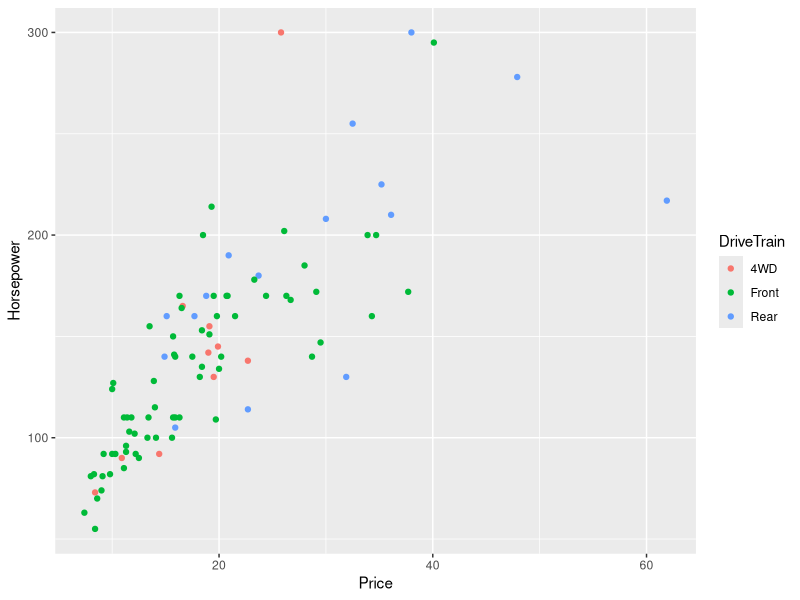
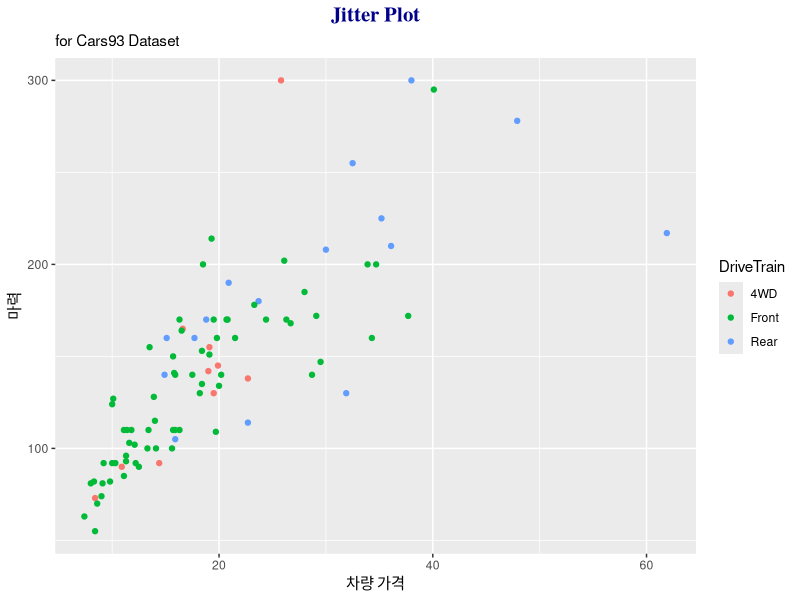
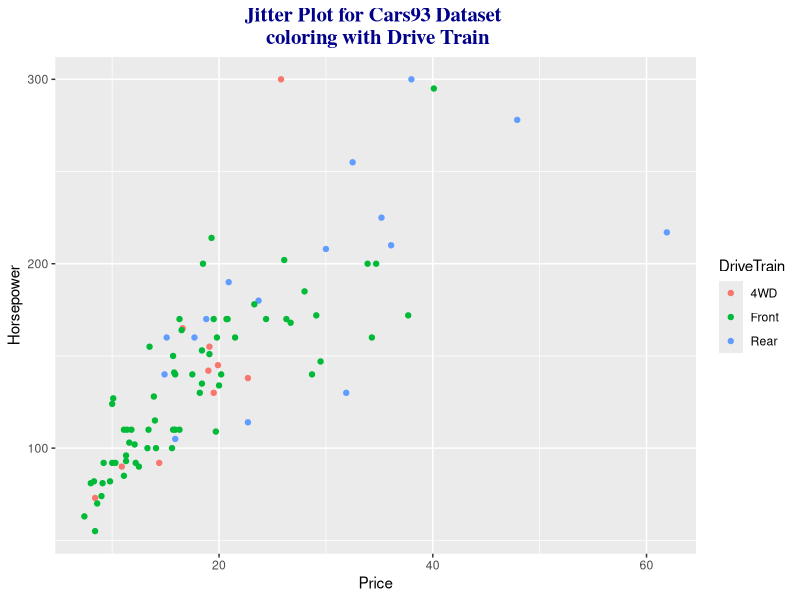
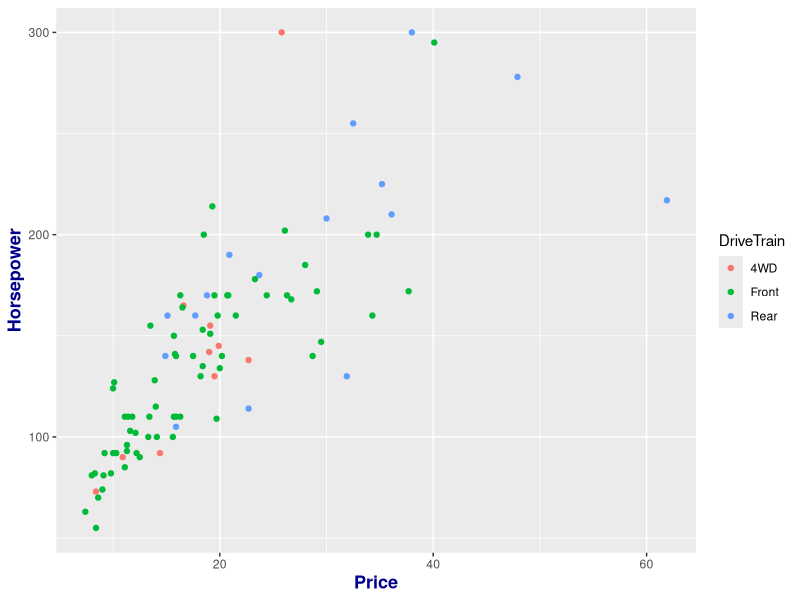
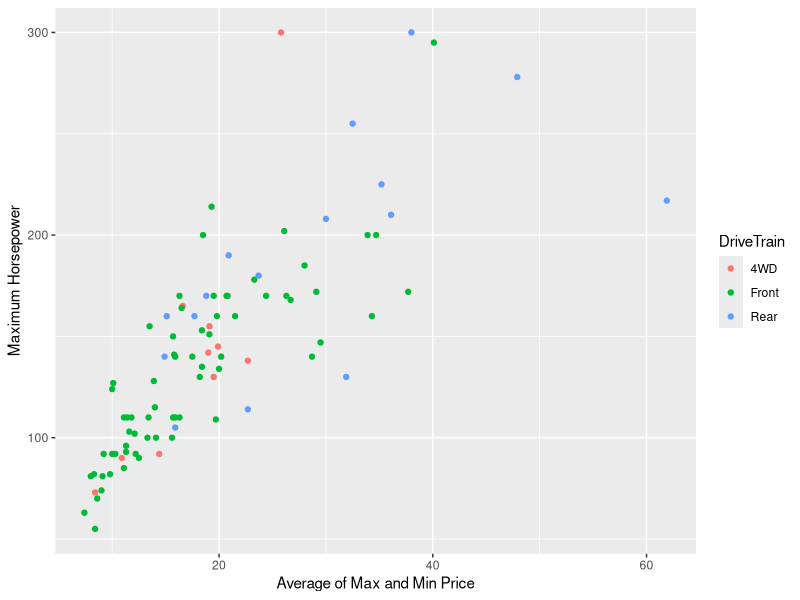
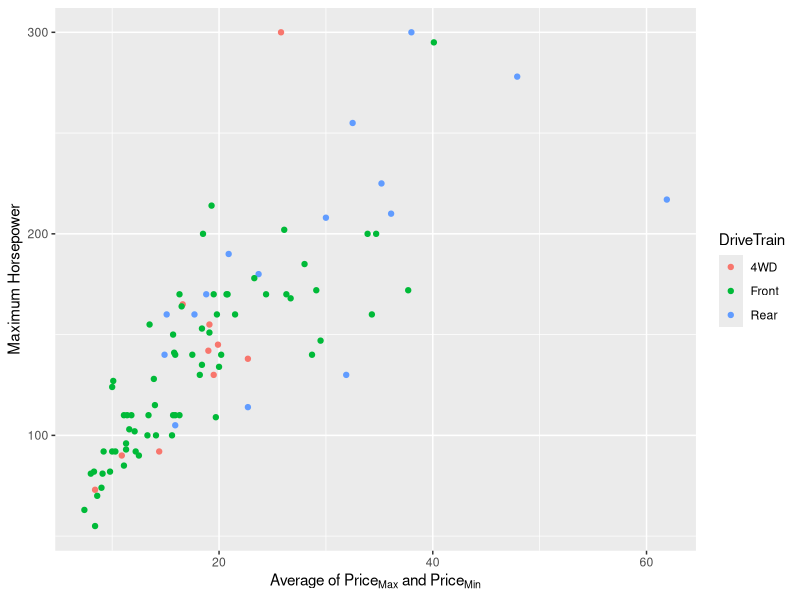
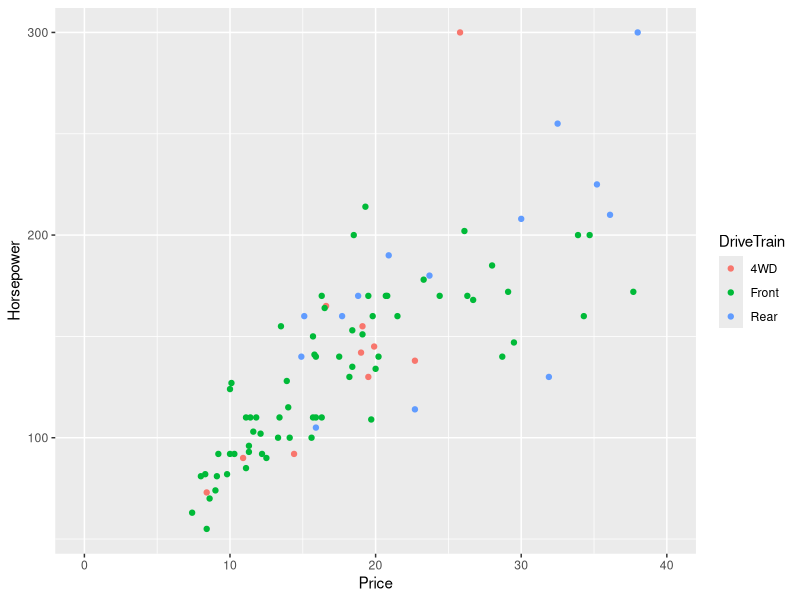
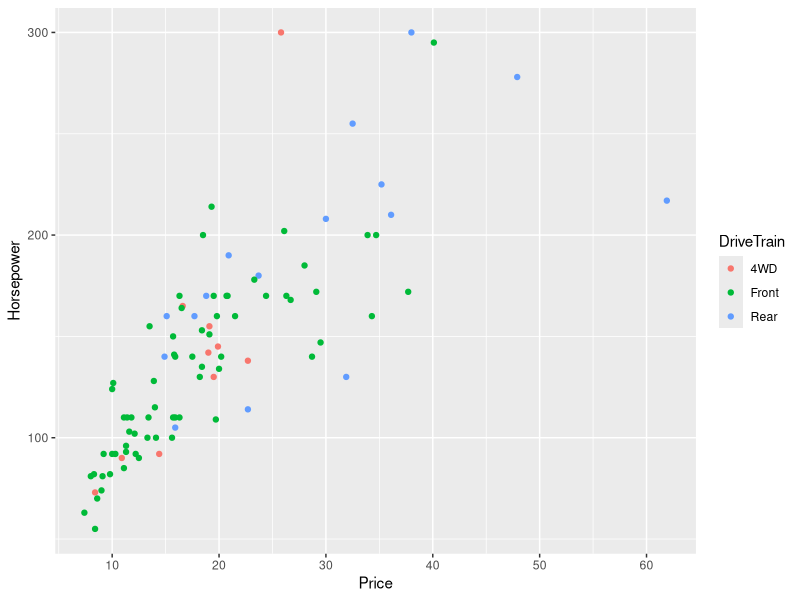

The R script that drew these images, in order:
## ---- chunk 1
knitr::opts_chunk$set(echo = TRUE)
## ---- chunk 2
library(ggplot2)
library(MASS) 
## ---- chunk 3
data("Cars93")   # MASS 패키지에서 Cars93 데이터를 가져옵니다.

Basic_Plot <- ggplot(Cars93, aes(x=Price, y=Horsepower)) + # x: 가격, y: 마력
  geom_point(aes(colour=DriveTrain))  # 산점도를 그립니다.  색상은 차량 구동계 별로 그립니다.
## ---- chunk 4
Basic_Plot
## ---- chunk 5
  Basic_Plot + 
  labs(title="Jitter Plot", # plot 타이틀을 지정합니다.
       subtitle = "for Cars93 Dataset", # subtitle을 지정합니다.
       x = "차량 가격",   # x 축 타이틀(axis.title.x)을 변경합니다.
       y = "마력") +      # y 축 타이틀을 변경합니다.
  theme(plot.title = element_text(family = "serif", face = "bold", hjust = 0.5, size = 15, color = "darkblue"))   # plot title의 글씨체(family), 글씨 모양(face), 가운데 정렬(hjust), 크기(size), 색상(color)을 설정합니다. plot.subtitle로 서브타이틀 또한 커스텀이 가능합니다.  다만, 축 타이틀은 theme함수로 지정합니다.
## ---- chunk 6
Basic_Plot + 
  labs(title="Jitter Plot for Cars93 Dataset \n coloring with Drive Train") + # title 명칭을 두 줄로 입력합니다. 
  theme(plot.title = element_text(family = "serif", face = "bold", hjust = 0.5, size = 15, color = "darkblue")) 
## ---- chunk 7
Basic_Plot + 
  theme(axis.title = element_text(face = "bold", size = 13, color = "darkblue"))   # 축의 글자 모양, 크기, 색상을 설정합니다.
## ---- chunk 8
Basic_Plot + 
  labs(x="Average of Max and Min Price", y="Maximum Horsepower")   # 축의 타이틀을 변경합니다.
## ---- chunk 9
Basic_Plot + 
  labs(x=expression('Average of Price'['Max']*' and Price'['Min']), y="Maximum Horsepower")   # 축의 타이틀을 변경합니다. 아래 첨자 수식을 입력할 수 있도록 bquote 함수를 씁니다.
## ---- chunk 10
Basic_Plot + 
  lims(x=c(0,40))   # x축을 0에서 40까지만 나타냅니다. 데이터를 표현하는 범위를 제한했기 때문에 경고문구가 나타납니다.
## ---- chunk 11
Basic_Plot + 
  scale_x_continuous(breaks = c(10,20,30,40,50,60))   # x축을 10단위로 쪼갭니다.
## ---- chunk 12
Basic_Plot + 
  scale_x_continuous(breaks = c(10,20,30,40,50,60), labels = paste0("$",c(10,20,30,40,50,60)))   # x축을 10단위로 쪼갭니다. 앞에 $를 붙여서 라벨 명칭을 바꿉니다. 
## ---- chunk 13
Basic_Plot + 
  scale_x_continuous(breaks = c(c(1:12)*5), labels = paste0("$",c(c(1:12)*5))) +   # x축을 5단위로 쪼갭니다. 앞에 $를 붙여서 라벨 명칭을 바꿉니다. 
  theme(axis.text.x = element_text(angle = 90, hjust = 1, vjust = 0.5 ))   # x축 라벨을 옆으로 눕힙니다.
## ---- chunk 14
Basic_Plot + 
  scale_x_continuous(position = "top")   # x축을 위로 옮깁니다.
## ---- chunk 15
Basic_Plot + theme(legend.position = "none")   # 범례를 지웁니다.
## ---- chunk 16
Basic_Plot + 
  theme(legend.title = element_text(face = "bold", size = 13, color = "darkblue")) +   # 범례 타이틀의 글자 모양, 크기, 색상을 설정합니다.
  theme(legend.text = element_text(face = "bold", size = 11, color = "#330066")) +    # 범례 항목 글자의 글자 모양, 크기, 색상을 설정합니다.  
  theme(legend.key = element_rect(color = "red", fill = "white"), legend.key.size = unit(1,"cm"))   # 범례 항목 아이콘의 테두리 색상, 내부 색상, 크기를 설정합니다. 
## ---- chunk 17
Basic_Plot + 
  theme(legend.box.background = element_rect(fill = "skyblue"), legend.box.margin = margin(6, 6, 6, 6))   # 범례의 테두리의 색상, 여백 크기를 설정합니다. 
## ---- chunk 18
Basic_Plot + 
  theme(legend.position = "top")   # 범례 위치를 설정합니다.
## ---- chunk 19
Basic_Plot + 
  theme(legend.position = c(0.85, 0.2))   # 범례 위치를 그래프 내부로 설정합니다.
## ---- chunk 20
Basic_Plot + 
  theme(legend.title = element_blank())   # 범례의 타이틀을 지웁니다. 
## ---- chunk 21
Basic_Plot +
  scale_color_discrete(name="This is\nDriver Train Type")   # 범례의 타이틀을 바꿉니다. 
## ---- chunk 22
Basic_Plot + 
  annotate("text", x = 52, y = 100, label = "Price Limit\nLine") +   # plot에 글자를 추가합니다. 
  annotate("text", x = 10, y = 230, label = "Candidate \nGroup") +   # plot에 글자를 추가합니다. 
  annotate("rect", xmin = 0, xmax = 40, ymin = 0, ymax = 250, alpha = .2, fill="skyblue") +   # plot에 사각형을 추가합니다. 
  annotate("segment", x = 60, xend = 60, y = 0, yend = 300, colour = "black", size=1)   # plot에 선을 추가합니다.
## ---- chunk 23
Basic_Plot + 
  coord_flip()   # x축, y축을 바꿔서 그립니다. 
## ---- chunk 24
Basic_Plot +  
  scale_colour_grey()   # 흑백으로 나타냅니다.
## ---- chunk 25
Basic_Plot +  
  scale_color_brewer(palette = "Dark2")  # Dark2 팔레트를 적용합니다.
## ---- chunk 26
Basic_Plot +  
  scale_color_manual(values = c("dodgerblue4", "darkorchid3", "goldenrod1"))  # 원하는 색상으로 표현합니다. 
## ---- chunk 27
library(ggthemes)
## ---- chunk 28
Basic_Plot +  
  scale_color_economist() + 
  theme_economist()   # economist 테마를 적용합니다.
## ---- chunk 29
Basic_Plot +  
  theme_hc(bgcolor = "darkunica") + 
  scale_colour_hc("darkunica")   # darkunica 색상의 Highcharts 테마를 적용합니다. 
